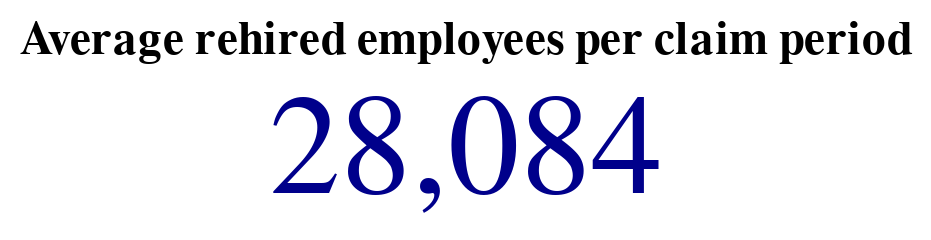

Source (notebook cell):
### Code cell
alt.Chart(cews.query("Region == 'Canada' and RegionCode == 'TOTAL' and IndustryAggregation == 'All industries'")).mark_text(color='darkblue', size=40).encode(
        text=alt.Text('average(RehiredEmployees):Q', format=(',.0f'))
        ).properties(title={'text': 'Average rehired employees per claim period'}
                    ).configure_axis(domain=False, grid=False, ticks=False
                                ).configure_view(stroke="transparent")

### Figure 1 — Vega-Lite specification as saved in the notebook (floating-point values rounded to 4 significant figures)
{"config": {"view": {"continuousWidth": 400, "continuousHeight": 300, "stroke": "transparent"}, "axis": {"domain": false, "grid": false, "ticks": false}}, "data": {"name": "data-5f3db8f6fbd7faee871b1eca10fc8f3d"}, "mark": {"type": "text", "color": "darkblue", "size": 40}, "encoding": {"text": {"type": "quantitative", "aggregate": "average", "field": "RehiredEmployees", "format": ",.0f"}}, "title": {"text": "Average rehired employees per claim period"}, "$schema": "https://vega.github.io/schema/vega-lite/v4.8.1.json", "datasets": {"data-5f3db8f6fbd7faee871b1eca10fc8f3d": [{"Period": "2020-03-15T00:00:00", "RegionCode": "TOTAL", "Region": "Canada", "GeographicClassification": "Not applicable", "CensusLevel": "Not applicable", "IndustryCode": "TOTAL", "Industry": "All Industries", "BusinessLocations": 294100.0, "Subsidy": 7460000000.0, "SupportedEmployees": 3489000.0, "RehiredEmployees": 30520.0, "GeoAggregation": "Canada", "IndustryAggregation": "All industries", "ProvinceCode": null, "Province": null, "TotalEmployees": 17230000.0}, {"Period": "2020-04-12T00:00:00", "RegionCode": "TOTAL", "Region": "Canada", "GeographicClassification": "Not applicable", "CensusLevel": "Not applicable", "IndustryCode": "TOTAL", "Industry": "All Industries", "BusinessLocations": 336600.0, "Subsidy": 9112000000.0, "SupportedEmployees": 3744000.0, "RehiredEmployees": 38940.0, "GeoAggregation": "Canada", "IndustryAggregation": "All industries", "ProvinceCode": null, "Province": null, "TotalEmployees": 17230000.0}, {"Period": "2020-05-10T00:00:00", "RegionCode": "TOTAL", "Region": "Canada", "GeographicClassification": "Not applicable", "CensusLevel": "Not applicable", "IndustryCode": "TOTAL", "Industry": "All Industries", "BusinessLocations": 331900.0, "Subsidy": 9648000000.0, "SupportedEmployees": 4011000.0, "RehiredEmployees": 44420.0, "GeoAggregation": "Canada", "IndustryAggregation": "All industries", "ProvinceCode": null, "Province": null, "TotalEmployees": 17230000.0}, {"Period": "2020-06-07T00:00:00", "RegionCode": "TOTAL", "Region": "Canada", "GeographicClassification": "Not applicable", "CensusLevel": "Not applicable", "IndustryCode": "TOTAL", "Industry": "All Industries", "BusinessLocations": 291500.0, "Subsidy": 8695000000.0, "SupportedEmployees": 3836000.0, "RehiredEmployees": 36460.0, "GeoAggregation": "Canada", "IndustryAggregation": "All industries", "ProvinceCode": null, "Province": null, "TotalEmployees": 17230000.0}, {"Period": "2020-07-05T00:00:00", "RegionCode": "TOTAL", "Region": "Canada", "GeographicClassification": "Not applicable", "CensusLevel": "Not applicable", "IndustryCode": "TOTAL", "Industry": "All Industries", "BusinessLocations": 288900.0, "Subsidy": 7495000000.0, "SupportedEmployees": 4323000.0, "RehiredEmployees": 25860.0, "GeoAggregation": "Canada", "IndustryAggregation": "All industries", "ProvinceCode": null, "Province": null, "TotalEmployees": 17230000.0}, {"Period": "2020-08-02T00:00:00", "RegionCode": "TOTAL", "Region": "Canada", "GeographicClassification": "Not applicable", "CensusLevel": "Not applicable", "IndustryCode": "TOTAL", "Industry": "All Industries", "BusinessLocations": 272600.0, "Subsidy": 6725000000.0, "SupportedEmployees": 4163000.0, "RehiredEmployees": 19510.0, "GeoAggregation": "Canada", "IndustryAggregation": "All industries", "ProvinceCode": null, "Province": null, "TotalEmployees": 17230000.0}, {"Period": "2020-08-30T00:00:00", "RegionCode": "TOTAL", "Region": "Canada", "GeographicClassification": "Not applicable", "CensusLevel": "Not applicable", "IndustryCode": "TOTAL", "Industry": "All Industries", "BusinessLocations": 240700.0, "Subsidy": 3851000000.0, "SupportedEmployees": 3769000.0, "RehiredEmployees": 16340.0, "GeoAggregation": "Canada", "IndustryAggregation": "All industries", "ProvinceCode": null, "Province": null, "TotalEmployees": 17230000.0}, {"Period": "2020-09-27T00:00:00", "RegionCode": "TOTAL", "Region": "Canada", "GeographicClassification": "Not applicable", "CensusLevel": "Not applicable", "IndustryCode": "TOTAL", "Industry": "All Industries", "BusinessLocations": 202300.0, "Subsidy": 2619000000.0, "SupportedEmployees": 3154000.0, "RehiredEmployees": 12620.0, "GeoAggregation": "Canada", "IndustryAggregation": "All industries", "ProvinceCode": null, "Province": null, "TotalEmployees": 17230000.0}]}}
